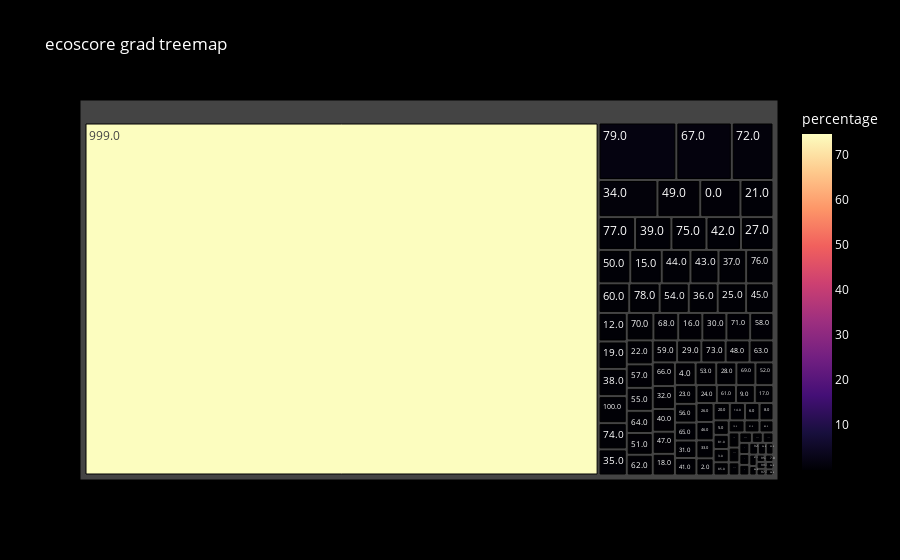

This figure's notebook cell:
### Code cell
df = pd.DataFrame(data_graph_ecoscore_grad)
fig = px.treemap(df, path=['ecoscore_grad'], values='percentage',
                 color='percentage', color_continuous_scale='Magma',
                 title='ecoscore grad treemap')
fig.update_layout(
    paper_bgcolor='black',  
    plot_bgcolor='black',   
    font_color='white'      
)
fig.show()
